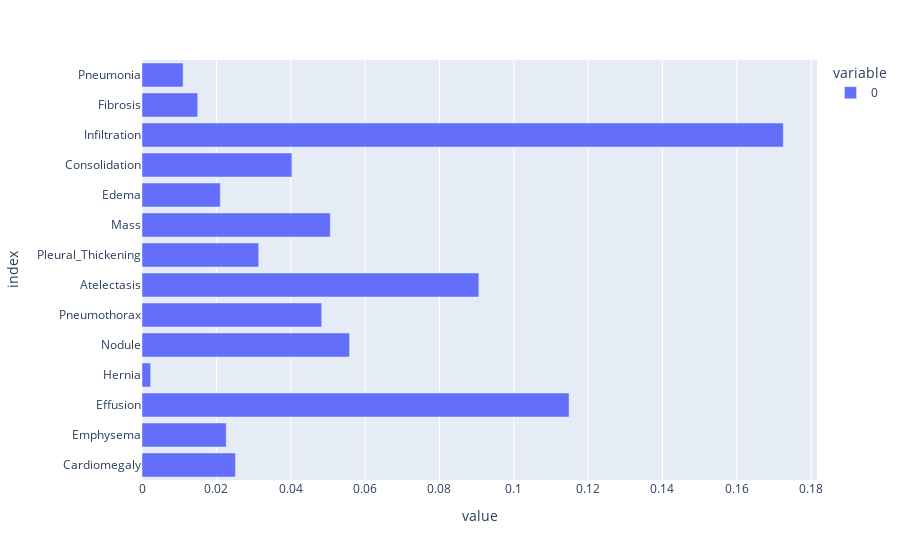

Notebook code cell kept with this figure:
### Code cell
data.iloc[:,1:].mean().plot.barh()

### Figure 1 — Plotly figure (JSON) as saved in the notebook; plotly's stock layout.template omitted (floating-point values rounded to 4 significant figures)
{"data": [{"alignmentgroup": "True", "hovertemplate": "variable=0<br>value=%{x}<br>index=%{y}<extra></extra>", "legendgroup": "0", "marker": {"color": "#636efa", "pattern": {"shape": ""}}, "name": "0", "offsetgroup": "0", "orientation": "h", "showlegend": true, "textposition": "auto", "type": "bar", "x": [0.02515, 0.02265, 0.1149, 0.002319, 0.05583, 0.04834, 0.09062, 0.03139, 0.05066, 0.02105, 0.04031, 0.1725, 0.01498, 0.01106], "xaxis": "x", "y": ["Cardiomegaly", "Emphysema", "Effusion", "Hernia", "Nodule", "Pneumothorax", "Atelectasis", "Pleural_Thickening", "Mass", "Edema", "Consolidation", "Infiltration", "Fibrosis", "Pneumonia"], "yaxis": "y"}], "layout": {"barmode": "relative", "legend": {"title": {"text": "variable"}, "tracegroupgap": 0}, "margin": {"t": 60}, "xaxis": {"anchor": "y", "domain": [0, 1], "title": {"text": "value"}}, "yaxis": {"anchor": "x", "domain": [0, 1], "title": {"text": "index"}}}}
